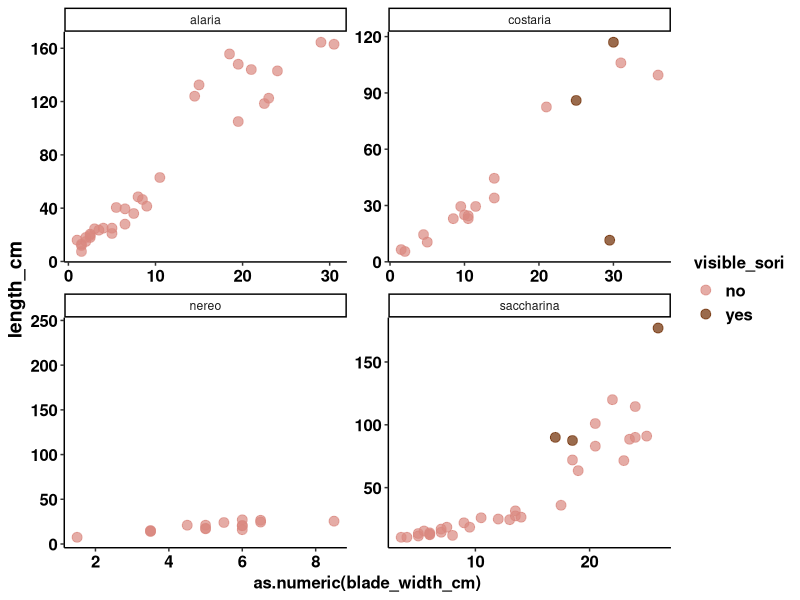
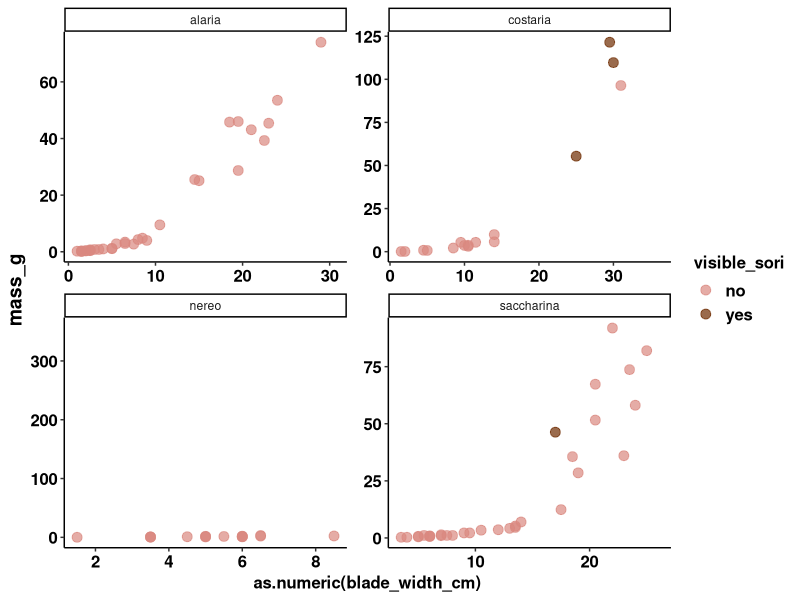
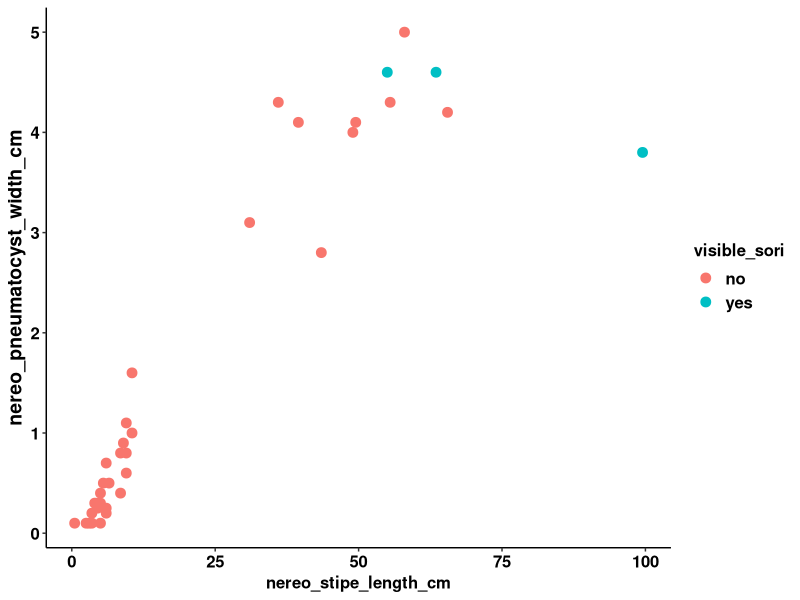
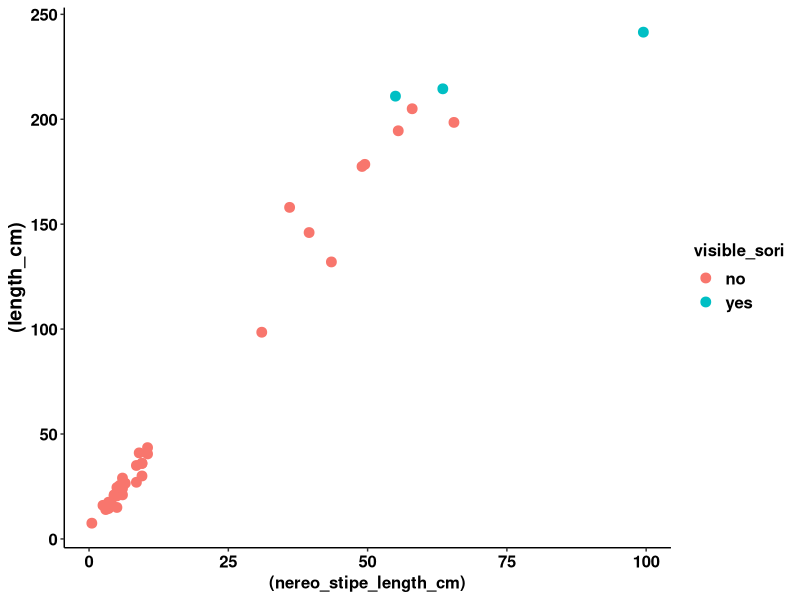
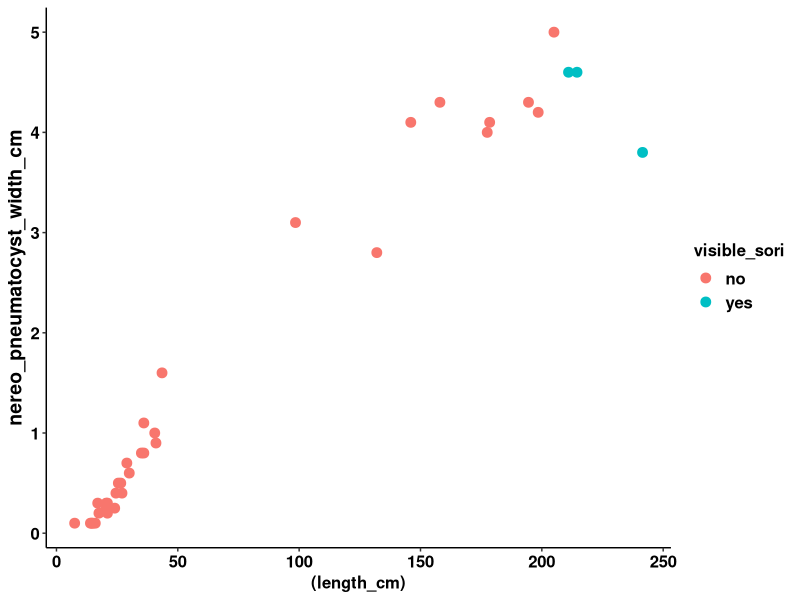

Generate these figures, in order, with R:
##### SET UP ######
library(readxl)
library(tidyverse)
library(plyr)
library(ggplot2)+theme_set(theme_classic()+
                             theme(strip.background = element_rect(fill="white"),
                                   axis.text.y = element_text(colour = "black", size = 12, face = "bold"),
                                   axis.text.x = element_text(colour = "black", face = "bold", size = 12),
                                   legend.text = element_text(size = 12, face ="bold", colour ="black"),
                                   legend.position = "right", axis.title.y = element_text(face = "bold", size = 14),
                                   axis.title = element_text(face = "bold", size = 12, colour = "black"),
                                   legend.title = element_text(size = 12, colour = "black", face = "bold")))


## set filepath
#siobhan
setwd("C:/Users/siobh/OneDrive - The University Of British Columbia/Project - Seaweed Seasonality Transects/seaweed_seasonality_2021-09-05/git_GW_seaweed_seasonality_transects")

## read in file
raw_phenology = read_excel("GW_kelp_phenology_data.xlsx")

###### DATA FORMAT ######
raw_phenology$sampling_date = as.Date(paste0(raw_phenology$year,"-",raw_phenology$month,"-", raw_phenology$day))

sum_phenology = ddply(raw_phenology, c("species","sampling_date"),
                      summarise,
                      n.kelp = length(length_cm),  ## summary stats
                      mean.length = mean(length_cm),
                      mean.width = mean(blade_width_cm),
                      mean.NS = mean(nereo_stipe_length_cm),
                      mean.NW = mean(nereo_pneumatocyst_width_cm),
                      mean.mass = mean(mass_g),
                      sd.mass = sd(mass_g)) %>% 
 mutate(se.mass= sd.mass/sqrt(n.kelp),
                  error95.mass = 1.960*(se.mass)) ## 95 % confidence intervals 



##### BUBBLE GRAPHS #####

## all the kelps
ggplot(raw_phenology, aes(x=as.numeric(blade_width_cm), y=length_cm, color=visible_sori))+
  geom_point(alpha=0.7, cex=3)+
  scale_color_manual(values=c("#D98880","#6E2C00"))+
  facet_wrap(.~species, scales="free")

## all the kelps
ggplot(raw_phenology, aes(x=as.numeric(blade_width_cm), y=mass_g, 
                          color=visible_sori))+
  geom_point(alpha=0.7, cex=3)+
  scale_color_manual(values=c("#D98880","#6E2C00"))+
  facet_wrap(.~species, scales="free")


## nereo
nereo = subset(raw_phenology, raw_phenology$species=="nereo")

ggplot(nereo, aes(x=nereo_stipe_length_cm, y = nereo_pneumatocyst_width_cm, 
                  color=visible_sori))+
  geom_point(cex=3)


ggplot(nereo, aes(x=(nereo_stipe_length_cm), y=(length_cm), 
                  color=visible_sori))+
  geom_point(cex=3)

ggplot(nereo, aes(x=(length_cm), y = nereo_pneumatocyst_width_cm, 
                  color=visible_sori))+
  geom_point(cex=3)


##### LINE GRAPHS #####
